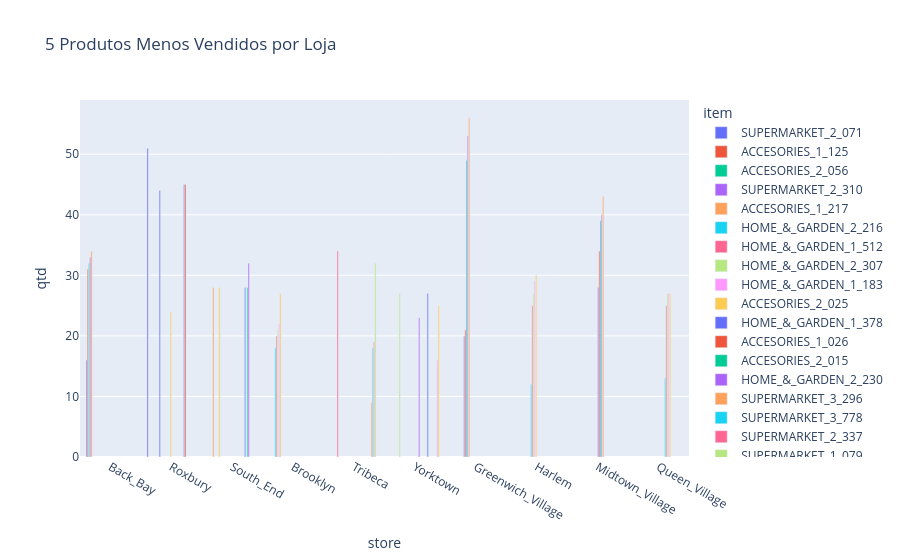

The code cell stored with this chart in its notebook:
### Markdown cell above
#### Analisar a variação de menos popularidade dos produtos entre cidades ou lojas (DOWN 5):

### Code cell
# Agrupar por loja e produto e calcular as métricas de vendas (quantidade vendida)
product_sales_by_store = sales_data.groupby(['store', 'item'])['qtd'].sum()

# Resetar o índice para que 'store' e 'item' se tornem colunas do DataFrame
product_sales_by_store = product_sales_by_store.reset_index()

# Obter os 5 produtos menos vendidos por loja
bottom_products_by_store = product_sales_by_store.groupby('store').apply(lambda x: x.nsmallest(5, 'qtd')).reset_index(drop=True)

# Plotar os 5 produtos menos vendidos por loja
fig = px.bar(bottom_products_by_store, x='store', y='qtd', color='item',
             title='5 Produtos Menos Vendidos por Loja', barmode='group')

fig.show()

### Figure 1 — Plotly figure (JSON) as saved in the notebook; plotly's stock layout.template omitted (floating-point values rounded to 4 significant figures)
{"data": [{"alignmentgroup": "True", "hovertemplate": "item=SUPERMARKET_2_071<br>store=%{x}<br>qtd=%{y}<extra></extra>", "legendgroup": "SUPERMARKET_2_071", "marker": {"color": "#636efa", "pattern": {"shape": ""}}, "name": "SUPERMARKET_2_071", "offsetgroup": "SUPERMARKET_2_071", "orientation": "v", "showlegend": true, "textposition": "auto", "type": "bar", "x": ["Back_Bay", "Roxbury"], "xaxis": "x", "y": [16, 51], "yaxis": "y"}, {"alignmentgroup": "True", "hovertemplate": "item=ACCESORIES_1_125<br>store=%{x}<br>qtd=%{y}<extra></extra>", "legendgroup": "ACCESORIES_1_125", "marker": {"color": "#EF553B", "pattern": {"shape": ""}}, "name": "ACCESORIES_1_125", "offsetgroup": "ACCESORIES_1_125", "orientation": "v", "showlegend": true, "textposition": "auto", "type": "bar", "x": ["Back_Bay"], "xaxis": "x", "y": [31], "yaxis": "y"}, {"alignmentgroup": "True", "hovertemplate": "item=ACCESORIES_2_056<br>store=%{x}<br>qtd=%{y}<extra></extra>", "legendgroup": "ACCESORIES_2_056", "marker": {"color": "#00cc96", "pattern": {"shape": ""}}, "name": "ACCESORIES_2_056", "offsetgroup": "ACCESORIES_2_056", "orientation": "v", "showlegend": true, "textposition": "auto", "type": "bar", "x": ["Back_Bay"], "xaxis": "x", "y": [32], "yaxis": "y"}, {"alignmentgroup": "True", "hovertemplate": "item=SUPERMARKET_2_310<br>store=%{x}<br>qtd=%{y}<extra></extra>", "legendgroup": "SUPERMARKET_2_310", "marker": {"color": "#ab63fa", "pattern": {"shape": ""}}, "name": "SUPERMARKET_2_310", "offsetgroup": "SUPERMARKET_2_310", "orientation": "v", "showlegend": true, "textposition": "auto", "type": "bar", "x": ["Back_Bay"], "xaxis": "x", "y": [33], "yaxis": "y"}, {"alignmentgroup": "True", "hovertemplate": "item=ACCESORIES_1_217<br>store=%{x}<br>qtd=%{y}<extra></extra>", "legendgroup": "ACCESORIES_1_217", "marker": {"color": "#FFA15A", "pattern": {"shape": ""}}, "name": "ACCESORIES_1_217", "offsetgroup": "ACCESORIES_1_217", "orientation": "v", "showlegend": true, "textposition": "auto", "type": "bar", "x": ["Back_Bay", "South_End"], "xaxis": "x", "y": [34, 28], "yaxis": "y"}, {"alignmentgroup": "True", "hovertemplate": "item=HOME_&_GARDEN_2_216<br>store=%{x}<br>qtd=%{y}<extra></extra>", "legendgroup": "HOME_&_GARDEN_2_216", "marker": {"color": "#19d3f3", "pattern": {"shape": ""}}, "name": "HOME_&_GARDEN_2_216", "offsetgroup": "HOME_&_GARDEN_2_216", "orientation": "v", "showlegend": true, "textposition": "auto", "type": "bar", "x": ["Brooklyn"], "xaxis": "x", "y": [18], "yaxis": "y"}, {"alignmentgroup": "True", "hovertemplate": "item=HOME_&_GARDEN_1_512<br>store=%{x}<br>qtd=%{y}<extra></extra>", "legendgroup": "HOME_&_GARDEN_1_512", "marker": {"color": "#FF6692", "pattern": {"shape": ""}}, "name": "HOME_&_GARDEN_1_512", "offsetgroup": "HOME_&_GARDEN_1_512", "orientation": "v", "showlegend": true, "textposition": "auto", "type": "bar", "x": ["Brooklyn", "Tribeca"], "xaxis": "x", "y": [20, 34], "yaxis": "y"}, {"alignmentgroup": "True", "hovertemplate": "item=HOME_&_GARDEN_2_307<br>store=%{x}<br>qtd=%{y}<extra></extra>", "legendgroup": "HOME_&_GARDEN_2_307", "marker": {"color": "#B6E880", "pattern": {"shape": ""}}, "name": "HOME_&_GARDEN_2_307", "offsetgroup": "HOME_&_GARDEN_2_307", "orientation": "v", "showlegend": true, "textposition": "auto", "type": "bar", "x": ["Brooklyn", "Yorktown"], "xaxis": "x", "y": [21, 27], "yaxis": "y"}, {"alignmentgroup": "True", "hovertemplate": "item=HOME_&_GARDEN_1_183<br>store=%{x}<br>qtd=%{y}<extra></extra>", "legendgroup": "HOME_&_GARDEN_1_183", "marker": {"color": "#FF97FF", "pattern": {"shape": ""}}, "name": "HOME_&_GARDEN_1_183", "offsetgroup": "HOME_&_GARDEN_1_183", "orientation": "v", "showlegend": true, "textposition": "auto", "type": "bar", "x": ["Brooklyn"], "xaxis": "x", "y": [22], "yaxis": "y"}, {"alignmentgroup": "True", "hovertemplate": "item=ACCESORIES_2_025<br>store=%{x}<br>qtd=%{y}<extra></extra>", "legendgroup": "ACCESORIES_2_025", "marker": {"color": "#FECB52", "pattern": {"shape": ""}}, "name": "ACCESORIES_2_025", "offsetgroup": "ACCESORIES_2_025", "orientation": "v", "showlegend": true, "textposition": "auto", "type": "bar", "x": ["Brooklyn", "South_End"], "xaxis": "x", "y": [27, 28], "yaxis": "y"}, {"alignmentgroup": "True", "hovertemplate": "item=HOME_&_GARDEN_1_378<br>store=%{x}<br>qtd=%{y}<extra></extra>", "legendgroup": "HOME_&_GARDEN_1_378", "marker": {"color": "#636efa", "pattern": {"shape": ""}}, "name": "HOME_&_GARDEN_1_378", "offsetgroup": "HOME_&_GARDEN_1_378", "orientation": "v", "showlegend": true, "textposition": "auto", "type": "bar", "x": ["Greenwich_Village", "Roxbury"], "xaxis": "x", "y": [20, 44], "yaxis": "y"}, {"alignmentgroup": "True", "hovertemplate": "item=ACCESORIES_1_026<br>store=%{x}<br>qtd=%{y}<extra></extra>", "legendgroup": "ACCESORIES_1_026", "marker": {"color": "#EF553B", "pattern": {"shape": ""}}, "name": "ACCESORIES_1_026", "offsetgroup": "ACCESORIES_1_026", "orientation": "v", "showlegend": true, "textposition": "auto", "type": "bar", "x": ["Greenwich_Village"], "xaxis": "x", "y": [21], "yaxis": "y"}, {"alignmentgroup": "True", "hovertemplate": "item=ACCESORIES_2_015<br>store=%{x}<br>qtd=%{y}<extra></extra>", "legendgroup": "ACCESORIES_2_015", "marker": {"color": "#00cc96", "pattern": {"shape": ""}}, "name": "ACCESORIES_2_015", "offsetgroup": "ACCESORIES_2_015", "orientation": "v", "showlegend": true, "textposition": "auto", "type": "bar", "x": ["Greenwich_Village"], "xaxis": "x", "y": [49], "yaxis": "y"}, {"alignmentgroup": "True", "hovertemplate": "item=HOME_&_GARDEN_2_230<br>store=%{x}<br>qtd=%{y}<extra></extra>", "legendgroup": "HOME_&_GARDEN_2_230", "marker": {"color": "#ab63fa", "pattern": {"shape": ""}}, "name": "HOME_&_GARDEN_2_230", "offsetgroup": "HOME_&_GARDEN_2_230", "orientation": "v", "showlegend": true, "textposition": "auto", "type": "bar", "x": ["Greenwich_Village"], "xaxis": "x", "y": [53], "yaxis": "y"}, {"alignmentgroup": "True", "hovertemplate": "item=SUPERMARKET_3_296<br>store=%{x}<br>qtd=%{y}<extra></extra>", "legendgroup": "SUPERMARKET_3_296", "marker": {"color": "#FFA15A", "pattern": {"shape": ""}}, "name": "SUPERMARKET_3_296", "offsetgroup": "SUPERMARKET_3_296", "orientation": "v", "showlegend": true, "textposition": "auto", "type": "bar", "x": ["Greenwich_Village"], "xaxis": "x", "y": [56], "yaxis": "y"}, {"alignmentgroup": "True", "hovertemplate": "item=SUPERMARKET_3_778<br>store=%{x}<br>qtd=%{y}<extra></extra>", "legendgroup": "SUPERMARKET_3_778", "marker": {"color": "#19d3f3", "pattern": {"shape": ""}}, "name": "SUPERMARKET_3_778", "offsetgroup": "SUPERMARKET_3_778", "orientation": "v", "showlegend": true, "textposition": "auto", "type": "bar", "x": ["Harlem"], "xaxis": "x", "y": [12], "yaxis": "y"}, {"alignmentgroup": "True", "hovertemplate": "item=SUPERMARKET_2_337<br>store=%{x}<br>qtd=%{y}<extra></extra>", "legendgroup": "SUPERMARKET_2_337", "marker": {"color": "#FF6692", "pattern": {"shape": ""}}, "name": "SUPERMARKET_2_337", "offsetgroup": "SUPERMARKET_2_337", "orientation": "v", "showlegend": true, "textposition": "auto", "type": "bar", "x": ["Harlem"], "xaxis": "x", "y": [25], "yaxis": "y"}, {"alignmentgroup": "True", "hovertemplate": "item=SUPERMARKET_1_079<br>store=%{x}<br>qtd=%{y}<extra></extra>", "legendgroup": "SUPERMARKET_1_079", "marker": {"color": "#B6E880", "pattern": {"shape": ""}}, "name": "SUPERMARKET_1_079", "offsetgroup": "SUPERMARKET_1_079", "orientation": "v", "showlegend": true, "textposition": "auto", "type": "bar", "x": ["Harlem"], "xaxis": "x", "y": [27], "yaxis": "y"}, {"alignmentgroup": "True", "hovertemplate": "item=SUPERMARKET_2_117<br>store=%{x}<br>qtd=%{y}<extra></extra>", "legendgroup": "SUPERMARKET_2_117", "marker": {"color": "#FF97FF", "pattern": {"shape": ""}}, "name": "SUPERMARKET_2_117", "offsetgroup": "SUPERMARKET_2_117", "orientation": "v", "showlegend": true, "textposition": "auto", "type": "bar", "x": ["Harlem"], "xaxis": "x", "y": [29], "yaxis": "y"}, {"alignmentgroup": "True", "hovertemplate": "item=SUPERMARKET_2_209<br>store=%{x}<br>qtd=%{y}<extra></extra>", "legendgroup": "SUPERMARKET_2_209", "marker": {"color": "#FECB52", "pattern": {"shape": ""}}, "name": "SUPERMARKET_2_209", "offsetgroup": "SUPERMARKET_2_209", "orientation": "v", "showlegend": true, "textposition": "auto", "type": "bar", "x": ["Harlem", "Roxbury"], "xaxis": "x", "y": [30, 24], "yaxis": "y"}, {"alignmentgroup": "True", "hovertemplate": "item=ACCESORIES_1_402<br>store=%{x}<br>qtd=%{y}<extra></extra>", "legendgroup": "ACCESORIES_1_402", "marker": {"color": "#636efa", "pattern": {"shape": ""}}, "name": "ACCESORIES_1_402", "offsetgroup": "ACCESORIES_1_402", "orientation": "v", "showlegend": true, "textposition": "auto", "type": "bar", "x": ["Midtown_Village"], "xaxis": "x", "y": [28], "yaxis": "y"}, {"alignmentgroup": "True", "hovertemplate": "item=HOME_&_GARDEN_2_005<br>store=%{x}<br>qtd=%{y}<extra></extra>", "legendgroup": "HOME_&_GARDEN_2_005", "marker": {"color": "#EF553B", "pattern": {"shape": ""}}, "name": "HOME_&_GARDEN_2_005", "offsetgroup": "HOME_&_GARDEN_2_005", "orientation": "v", "showlegend": true, "textposition": "auto", "type": "bar", "x": ["Midtown_Village"], "xaxis": "x", "y": [34], "yaxis": "y"}, {"alignmentgroup": "True", "hovertemplate": "item=ACCESORIES_2_012<br>store=%{x}<br>qtd=%{y}<extra></extra>", "legendgroup": "ACCESORIES_2_012", "marker": {"color": "#00cc96", "pattern": {"shape": ""}}, "name": "ACCESORIES_2_012", "offsetgroup": "ACCESORIES_2_012", "orientation": "v", "showlegend": true, "textposition": "auto", "type": "bar", "x": ["Midtown_Village"], "xaxis": "x", "y": [39], "yaxis": "y"}, {"alignmentgroup": "True", "hovertemplate": "item=HOME_&_GARDEN_2_130<br>store=%{x}<br>qtd=%{y}<extra></extra>", "legendgroup": "HOME_&_GARDEN_2_130", "marker": {"color": "#ab63fa", "pattern": {"shape": ""}}, "name": "HOME_&_GARDEN_2_130", "offsetgroup": "HOME_&_GARDEN_2_130", "orientation": "v", "showlegend": true, "textposition": "auto", "type": "bar", "x": ["Midtown_Village", "Yorktown"], "xaxis": "x", "y": [40, 23], "yaxis": "y"}, {"alignmentgroup": "True", "hovertemplate": "item=ACCESORIES_2_077<br>store=%{x}<br>qtd=%{y}<extra></extra>", "legendgroup": "ACCESORIES_2_077", "marker": {"color": "#FFA15A", "pattern": {"shape": ""}}, "name": "ACCESORIES_2_077", "offsetgroup": "ACCESORIES_2_077", "orientation": "v", "showlegend": true, "textposition": "auto", "type": "bar", "x": ["Midtown_Village"], "xaxis": "x", "y": [43], "yaxis": "y"}, {"alignmentgroup": "True", "hovertemplate": "item=ACCESORIES_1_170<br>store=%{x}<br>qtd=%{y}<extra></extra>", "legendgroup": "ACCESORIES_1_170", "marker": {"color": "#19d3f3", "pattern": {"shape": ""}}, "name": "ACCESORIES_1_170", "offsetgroup": "ACCESORIES_1_170", "orientation": "v", "showlegend": true, "textposition": "auto", "type": "bar", "x": ["Queen_Village"], "xaxis": "x", "y": [13], "yaxis": "y"}, {"alignmentgroup": "True", "hovertemplate": "item=HOME_&_GARDEN_2_448<br>store=%{x}<br>qtd=%{y}<extra></extra>", "legendgroup": "HOME_&_GARDEN_2_448", "marker": {"color": "#FF6692", "pattern": {"shape": ""}}, "name": "HOME_&_GARDEN_2_448", "offsetgroup": "HOME_&_GARDEN_2_448", "orientation": "v", "showlegend": true, "textposition": "auto", "type": "bar", "x": ["Queen_Village"], "xaxis": "x", "y": [25], "yaxis": "y"}, {"alignmentgroup": "True", "hovertemplate": "item=ACCESORIES_1_186<br>store=%{x}<br>qtd=%{y}<extra></extra>", "legendgroup": "ACCESORIES_1_186", "marker": {"color": "#B6E880", "pattern": {"shape": ""}}, "name": "ACCESORIES_1_186", "offsetgroup": "ACCESORIES_1_186", "orientation": "v", "showlegend": true, "textposition": "auto", "type": "bar", "x": ["Queen_Village"], "xaxis": "x", "y": [27], "yaxis": "y"}, {"alignmentgroup": "True", "hovertemplate": "item=ACCESORIES_2_108<br>store=%{x}<br>qtd=%{y}<extra></extra>", "legendgroup": "ACCESORIES_2_108", "marker": {"color": "#FF97FF", "pattern": {"shape": ""}}, "name": "ACCESORIES_2_108", "offsetgroup": "ACCESORIES_2_108", "orientation": "v", "showlegend": true, "textposition": "auto", "type": "bar", "x": ["Queen_Village"], "xaxis": "x", "y": [27], "yaxis": "y"}, {"alignmentgroup": "True", "hovertemplate": "item=HOME_&_GARDEN_2_419<br>store=%{x}<br>qtd=%{y}<extra></extra>", "legendgroup": "HOME_&_GARDEN_2_419", "marker": {"color": "#FECB52", "pattern": {"shape": ""}}, "name": "HOME_&_GARDEN_2_419", "offsetgroup": "HOME_&_GARDEN_2_419", "orientation": "v", "showlegend": true, "textposition": "auto", "type": "bar", "x": ["Queen_Village"], "xaxis": "x", "y": [27], "yaxis": "y"}, {"alignmentgroup": "True", "hovertemplate": "item=HOME_&_GARDEN_2_101<br>store=%{x}<br>qtd=%{y}<extra></extra>", "legendgroup": "HOME_&_GARDEN_2_101", "marker": {"color": "#636efa", "pattern": {"shape": ""}}, "name": "HOME_&_GARDEN_2_101", "offsetgroup": "HOME_&_GARDEN_2_101", "orientation": "v", "showlegend": true, "textposition": "auto", "type": "bar", "x": ["Roxbury", "South_End", "Yorktown"], "xaxis": "x", "y": [45, 28, 27], "yaxis": "y"}, {"alignmentgroup": "True", "hovertemplate": "item=SUPERMARKET_3_171<br>store=%{x}<br>qtd=%{y}<extra></extra>", "legendgroup": "SUPERMARKET_3_171", "marker": {"color": "#EF553B", "pattern": {"shape": ""}}, "name": "SUPERMARKET_3_171", "offsetgroup": "SUPERMARKET_3_171", "orientation": "v", "showlegend": true, "textposition": "auto", "type": "bar", "x": ["Roxbury"], "xaxis": "x", "y": [45], "yaxis": "y"}, {"alignmentgroup": "True", "hovertemplate": "item=HOME_&_GARDEN_2_338<br>store=%{x}<br>qtd=%{y}<extra></extra>", "legendgroup": "HOME_&_GARDEN_2_338", "marker": {"color": "#00cc96", "pattern": {"shape": ""}}, "name": "HOME_&_GARDEN_2_338", "offsetgroup": "HOME_&_GARDEN_2_338", "orientation": "v", "showlegend": true, "textposition": "auto", "type": "bar", "x": ["South_End"], "xaxis": "x", "y": [28], "yaxis": "y"}, {"alignmentgroup": "True", "hovertemplate": "item=SUPERMARKET_3_180<br>store=%{x}<br>qtd=%{y}<extra></extra>", "legendgroup": "SUPERMARKET_3_180", "marker": {"color": "#ab63fa", "pattern": {"shape": ""}}, "name": "SUPERMARKET_3_180", "offsetgroup": "SUPERMARKET_3_180", "orientation": "v", "showlegend": true, "textposition": "auto", "type": "bar", "x": ["South_End"], "xaxis": "x", "y": [32], "yaxis": "y"}, {"alignmentgroup": "True", "hovertemplate": "item=HOME_&_GARDEN_1_020<br>store=%{x}<br>qtd=%{y}<extra></extra>", "legendgroup": "HOME_&_GARDEN_1_020", "marker": {"color": "#FFA15A", "pattern": {"shape": ""}}, "name": "HOME_&_GARDEN_1_020", "offsetgroup": "HOME_&_GARDEN_1_020", "orientation": "v", "showlegend": true, "textposition": "auto", "type": "bar", "x": ["Tribeca"], "xaxis": "x", "y": [9], "yaxis": "y"}, {"alignmentgroup": "True", "hovertemplate": "item=HOME_&_GARDEN_1_336<br>store=%{x}<br>qtd=%{y}<extra></extra>", "legendgroup": "HOME_&_GARDEN_1_336", "marker": {"color": "#19d3f3", "pattern": {"shape": ""}}, "name": "HOME_&_GARDEN_1_336", "offsetgroup": "HOME_&_GARDEN_1_336", "orientation": "v", "showlegend": true, "textposition": "auto", "type": "bar", "x": ["Tribeca"], "xaxis": "x", "y": [18], "yaxis": "y"}, {"alignmentgroup": "True", "hovertemplate": "item=HOME_&_GARDEN_1_073<br>store=%{x}<br>qtd=%{y}<extra></extra>", "legendgroup": "HOME_&_GARDEN_1_073", "marker": {"color": "#FF6692", "pattern": {"shape": ""}}, "name": "HOME_&_GARDEN_1_073", "offsetgroup": "HOME_&_GARDEN_1_073", "orientation": "v", "showlegend": true, "textposition": "auto", "type": "bar", "x": ["Tribeca"], "xaxis": "x", "y": [19], "yaxis": "y"}, {"alignmentgroup": "True", "hovertemplate": "item=ACCESORIES_1_052<br>store=%{x}<br>qtd=%{y}<extra></extra>", "legendgroup": "ACCESORIES_1_052", "marker": {"color": "#B6E880", "pattern": {"shape": ""}}, "name": "ACCESORIES_1_052", "offsetgroup": "ACCESORIES_1_052", "orientation": "v", "showlegend": true, "textposition": "auto", "type": "bar", "x": ["Tribeca"], "xaxis": "x", "y": [32], "yaxis": "y"}, {"alignmentgroup": "True", "hovertemplate": "item=SUPERMARKET_2_057<br>store=%{x}<br>qtd=%{y}<extra></extra>", "legendgroup": "SUPERMARKET_2_057", "marker": {"color": "#FF97FF", "pattern": {"shape": ""}}, "name": "SUPERMARKET_2_057", "offsetgroup": "SUPERMARKET_2_057", "orientation": "v", "showlegend": true, "textposition": "auto", "type": "bar", "x": ["Yorktown"], "xaxis": "x", "y": [16], "yaxis": "y"}, {"alignmentgroup": "True", "hovertemplate": "item=ACCESORIES_1_212<br>store=%{x}<br>qtd=%{y}<extra></extra>", "legendgroup": "ACCESORIES_1_212", "marker": {"color": "#FECB52", "pattern": {"shape": ""}}, "name": "ACCESORIES_1_212", "offsetgroup": "ACCESORIES_1_212", "orientation": "v", "showlegend": true, "textposition": "auto", "type": "bar", "x": ["Yorktown"], "xaxis": "x", "y": [25], "yaxis": "y"}], "layout": {"autosize": true, "barmode": "group", "legend": {"title": {"text": "item"}, "tracegroupgap": 0}, "title": {"text": "5 Produtos Menos Vendidos por Loja"}, "xaxis": {"anchor": "y", "autorange": true, "domain": [0, 1], "range": [-0.5, 9.5], "title": {"text": "store"}, "type": "category"}, "yaxis": {"anchor": "x", "autorange": true, "domain": [0, 1], "range": [0, 58.95], "title": {"text": "qtd"}, "type": "linear"}}}
